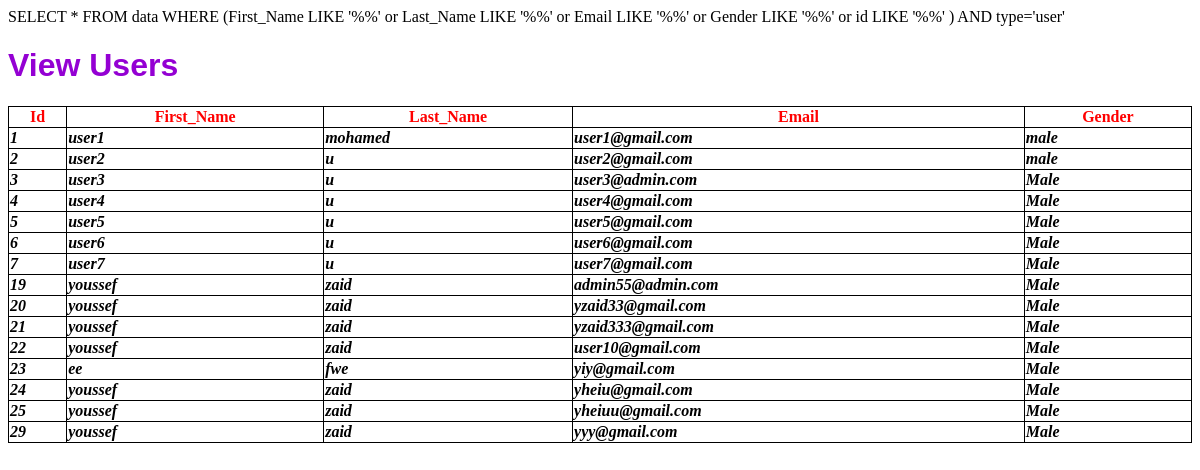
The page /view.php on the database its author committed.
### tables this page shows
CREATE TABLE `data` (
  `id` int(11) NOT NULL,
  `First_Name` varchar(40) NOT NULL,
  `Last_Name` varchar(40) NOT NULL,
  `Email` varchar(100) NOT NULL,
  `Password` varchar(50) NOT NULL,
  `Gender` varchar(11) NOT NULL,
  `type` varchar(11) NOT NULL,
  `Photo_Name` varchar(512) NOT NULL
);

### view.php (the view, shortened to what this page needs)
<!DOCTYPE html>
<html>
  <head>
  </head>
    <body>
    </body>
</html>
<?php
$servername = "localhost";
$username = "root";
$password = "";
$dbname = "webproject (2)";
$conn = mysqli_connect($servername, $username, $password, $dbname);
$view=$_POST['view'];
$sql="SELECT * FROM data WHERE (First_Name LIKE '%". $view . "%' or Last_Name LIKE '%". $view . "%' or  Email LIKE '%". $view . "%' or Gender LIKE '%". $view . "%' or  id LIKE '%". $view . "%' ) AND type='user'  ";
if($result = mysqli_query($conn,$sql))
{
    if(mysqli_num_rows($result)>0){
      echo"<h1>". "View Users". "</h1>";
      echo"
        <table>
        <tr>
        <th>Id</th>
        <th>First_Name</th>
        <th>Last_Name</th>
        <th>Email</th>
        <th>Gender</th>
        </tr>";
        while($row = mysqli_fetch_array($result)) {
            echo" <tr>
            <td>".$row['id']."</td>
            <td>".$row['First_Name']."</td>
            <td>".$row['Last_Name']."</td>
            <td>".$row['Email']."</td>
            <td>".$row['Gender']."</td>
      <tr>";
    }
}
else{
    echo"<h6>". "No Matches Found Re-Enter Data Please!!!". "</h6>";
}
}
else {
  echo"<h6>". "ERROR No Connections!!!". "</h6>";
}
?>

### view.php (style rules this page uses)
h1 { color: rgb(148,0,211); font-weight: bold; font-family: sans-serif; }
table, th, td { border: 1px solid black; }
th { color:red; font-weight: bold; }
td { color:black; font-style:italic; font-weight: bold; }
table { width: 100%; border-collapse: collapse; }

### rows shown on the page
data: id "1", First_Name "user1", Last_Name "mohamed", Email "user1@gmail.com", Gender "male"
data: id "2", First_Name "user2", Last_Name "u", Email "user2@gmail.com", Gender "male"
data: id "3", First_Name "user3", Last_Name "u", Email "user3@admin.com", Gender "Male"
data: id "4", First_Name "user4", Last_Name "u", Email "user4@gmail.com", Gender "Male"
data: id "5", First_Name "user5", Last_Name "u", Email "user5@gmail.com", Gender "Male"
data: id "6", First_Name "user6", Last_Name "u", Email "user6@gmail.com", Gender "Male"
data: id "7", First_Name "user7", Last_Name "u", Email "user7@gmail.com", Gender "Male"
data: id "19", First_Name "youssef", Last_Name "zaid", Email "admin55@admin.com", Gender "Male"
data: id "20", First_Name "youssef", Last_Name "zaid", Email "yzaid33@gmail.com", Gender "Male"
data: id "21", First_Name "youssef", Last_Name "zaid", Email "yzaid333@gmail.com", Gender "Male"
data: id "22", First_Name "youssef", Last_Name "zaid", Email "user10@gmail.com", Gender "Male"
data: id "23", First_Name "ee", Last_Name "fwe", Email "yiy@gmail.com", Gender "Male"
data: id "24", First_Name "youssef", Last_Name "zaid", Email "yheiu@gmail.com", Gender "Male"
data: id "25", First_Name "youssef", Last_Name "zaid", Email "yheiuu@gmail.com", Gender "Male"
data: id "29", First_Name "youssef", Last_Name "zaid", Email "yyy@gmail.com", Gender "Male"
